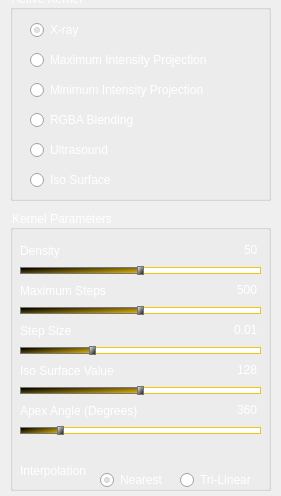
    <widget class="QWidget" name="kernelPage">
     <property name="geometry">
      <rect>
       <x>0</x>
       <y>0</y>
       <width>281</width>
       <height>496</height>
      </rect>
     </property>
     <attribute name="label">
      <string>Kernel</string>
     </attribute>
     <widget class="QGroupBox" name="kernelParametersGroupBox">
      <property name="geometry">
       <rect>
        <x>10</x>
        <y>210</y>
        <width>261</width>
        <height>281</height>
       </rect>
      </property>
      <property name="styleSheet">
       <string notr="true">color: rgb(255, 255, 255);
font: 100 italic 15pt &quot;Gill Sans&quot;;</string>
      </property>
      <property name="title">
       <string>Kernel Parameters</string>
      </property>
      <property name="alignment">
       <set>Qt::AlignLeading|Qt::AlignLeft|Qt::AlignVCenter</set>
      </property>
      <property name="flat">
       <bool>false</bool>
      </property>
      <property name="checkable">
       <bool>false</bool>
      </property>
      <widget class="QLabel" name="maximumSteps">
       <property name="geometry">
        <rect>
         <x>10</x>
         <y>70</y>
         <width>101</width>
         <height>21</height>
        </rect>
       </property>
       <property name="styleSheet">
        <string notr="true">color: rgb(255, 255, 255);
font: 100 italic 15pt &quot;Gill Sans&quot;;
background-color: none;</string>
       </property>
       <property name="text">
        <string>Maximum Steps</string>
       </property>
       <property name="alignment">
        <set>Qt::AlignLeading|Qt::AlignLeft|Qt::AlignVCenter</set>
       </property>
      </widget>
      <widget class="QSlider" name="densitySlider">
       <property name="geometry">
        <rect>
         <x>10</x>
         <y>50</y>
         <width>241</width>
         <height>20</height>
        </rect>
       </property>
       <property name="styleSheet">
        <string notr="true">QSlider::groove:horizontal 
{
border: 1px solid #f1c40f;
background: none;
height: 5px;
border-radius: 5px;
}

QSlider::sub-page:horizontal 
{
background: qlineargradient(x1: 0, y1: 0,    x2: 0, y2: 1, stop: 0 #000, stop: 1 #f1c40f);
background: qlineargradient(x1: 0, y1: 0.2, x2: 1, y2: 1, stop: 0 #000, stop: 1 #f1c40f);
border: 1px solid #777;
height: 20px;
border-radius: 4px;
}

QSlider::add-page:horizontal 
{
background: #fff;
border: 1px solid #f1c40f;
height: 12px;
border-radius: 4px;
}

QSlider::handle:horizontal 
{
background: qlineargradient(x1:0, y1:0, x2:1, y2:1, stop:0 #fff, stop:1 #000);
border: 1px solid #777;
width: 5px;
margin-top: -2px;
margin-bottom: -2px;
border-radius: 4px;
}

QSlider::handle:horizontal:hover
{
background: qlineargradient(x1:0, y1:0, x2:1, y2:1, stop:0 #fff, stop:1 #000);
border: 1px solid #f1c40f;
border-radius: 4px;
}

QSlider::sub-page:horizontal:disabled 
{
background: #bbb;
border-color: #999;
}

QSlider::add-page:horizontal:disabled 
{
background: #eee;
border-color: #999;
}

QSlider::handle:horizontal:disabled 
{
background: #eee;
border: 1px solid #e74c3c;
border-radius: 4px;
}</string>
       </property>
       <property name="maximum">
        <number>100</number>
       </property>
       <property name="pageStep">
        <number>1</number>
       </property>
       <property name="value">
        <number>50</number>
       </property>
       <property name="sliderPosition">
        <number>50</number>
       </property>
       <property name="orientation">
        <enum>Qt::Horizontal</enum>
       </property>
       <property name="invertedAppearance">
        <bool>false</bool>
       </property>
       <property name="invertedControls">
        <bool>false</bool>
       </property>
       <property name="tickPosition">
        <enum>QSlider::TicksBothSides</enum>
       </property>
      </widget>
      <widget class="QSlider" name="stepSizeSlider">
       <property name="geometry">
        <rect>
         <x>10</x>
         <y>130</y>
         <width>241</width>
         <height>20</height>
        </rect>
       </property>
       <property name="styleSheet">
        <string notr="true">QSlider::groove:horizontal 
{
border: 1px solid #f1c40f;
background: none;
height: 5px;
border-radius: 5px;
}

QSlider::sub-page:horizontal 
{
background: qlineargradient(x1: 0, y1: 0,    x2: 0, y2: 1, stop: 0 #000, stop: 1 #f1c40f);
background: qlineargradient(x1: 0, y1: 0.2, x2: 1, y2: 1, stop: 0 #000, stop: 1 #f1c40f);
border: 1px solid #777;
height: 20px;
border-radius: 4px;
}

QSlider::add-page:horizontal 
{
background: #fff;
border: 1px solid #f1c40f;
height: 12px;
border-radius: 4px;
}

QSlider::handle:horizontal 
{
background: qlineargradient(x1:0, y1:0, x2:1, y2:1, stop:0 #fff, stop:1 #000);
border: 1px solid #777;
width: 5px;
margin-top: -2px;
margin-bottom: -2px;
border-radius: 4px;
}

QSlider::handle:horizontal:hover
{
background: qlineargradient(x1:0, y1:0, x2:1, y2:1, stop:0 #fff, stop:1 #000);
border: 1px solid #f1c40f;
border-radius: 4px;
}

QSlider::sub-page:horizontal:disabled 
{
background: #bbb;
border-color: #999;
}

QSlider::add-page:horizontal:disabled 
{
background: #eee;
border-color: #999;
}

QSlider::handle:horizontal:disabled 
{
background: #eee;
border: 1px solid #e74c3c;
border-radius: 4px;
}</string>
       </property>
       <property name="minimum">
        <number>1</number>
       </property>
       <property name="maximum">
        <number>100</number>
       </property>
       <property name="sliderPosition">
        <number>30</number>
       </property>
       <property name="orientation">
        <enum>Qt::Horizontal</enum>
       </property>
       <property name="invertedAppearance">
        <bool>false</bool>
       </property>
       <property name="invertedControls">
        <bool>false</bool>
       </property>
       <property name="tickPosition">
        <enum>QSlider::TicksBothSides</enum>
       </property>
      </widget>
      <widget class="QLabel" name="density">
       <property name="geometry">
        <rect>
         <x>10</x>
         <y>30</y>
         <width>51</width>
         <height>21</height>
        </rect>
       </property>
       <property name="styleSheet">
        <string notr="true">color: rgb(255, 255, 255);
font: 100 italic 15pt &quot;Gill Sans&quot;;
background-color: none;</string>
       </property>
       <property name="text">
        <string>Density</string>
       </property>
       <property name="alignment">
        <set>Qt::AlignLeading|Qt::AlignLeft|Qt::AlignVCenter</set>
       </property>
      </widget>
      <widget class="QLabel" name="stepSize">
       <property name="geometry">
        <rect>
         <x>10</x>
         <y>110</y>
         <width>71</width>
         <height>21</height>
        </rect>
       </property>
       <property name="styleSheet">
        <string notr="true">color: rgb(255, 255, 255);
font: 100 italic 15pt &quot;Gill Sans&quot;;
background-color: none;</string>
       </property>
       <property name="text">
        <string>Step Size</string>
       </property>
       <property name="alignment">
        <set>Qt::AlignLeading|Qt::AlignLeft|Qt::AlignVCenter</set>
       </property>
      </widget>
      <widget class="QSlider" name="maximumStepsSlider">
       <property name="geometry">
        <rect>
         <x>10</x>
         <y>90</y>
         <width>241</width>
         <height>20</height>
        </rect>
       </property>
       <property name="styleSheet">
        <string notr="true">QSlider::groove:horizontal 
{
border: 1px solid #f1c40f;
background: none;
height: 5px;
border-radius: 5px;
}

QSlider::sub-page:horizontal 
{
background: qlineargradient(x1: 0, y1: 0,    x2: 0, y2: 1, stop: 0 #000, stop: 1 #f1c40f);
background: qlineargradient(x1: 0, y1: 0.2, x2: 1, y2: 1, stop: 0 #000, stop: 1 #f1c40f);
border: 1px solid #777;
height: 20px;
border-radius: 4px;
}

QSlider::add-page:horizontal 
{
background: #fff;
border: 1px solid #f1c40f;
height: 12px;
border-radius: 4px;
}

QSlider::handle:horizontal 
{
background: qlineargradient(x1:0, y1:0, x2:1, y2:1, stop:0 #fff, stop:1 #000);
border: 1px solid #777;
width: 5px;
margin-top: -2px;
margin-bottom: -2px;
border-radius: 4px;
}

QSlider::handle:horizontal:hover
{
background: qlineargradient(x1:0, y1:0, x2:1, y2:1, stop:0 #fff, stop:1 #000);
border: 1px solid #f1c40f;
border-radius: 4px;
}

QSlider::sub-page:horizontal:disabled 
{
background: #bbb;
border-color: #999;
}

QSlider::add-page:horizontal:disabled 
{
background: #eee;
border-color: #999;
}

QSlider::handle:horizontal:disabled 
{
background: #eee;
border: 1px solid #e74c3c;
border-radius: 4px;
}</string>
       </property>
       <property name="minimum">
        <number>1</number>
       </property>
       <property name="maximum">
        <number>1000</number>
       </property>
       <property name="pageStep">
        <number>1</number>
       </property>
       <property name="value">
        <number>500</number>
       </property>
       <property name="sliderPosition">
        <number>500</number>
       </property>
       <property name="orientation">
        <enum>Qt::Horizontal</enum>
       </property>
       <property name="invertedAppearance">
        <bool>false</bool>
       </property>
       <property name="invertedControls">
        <bool>false</bool>
       </property>
       <property name="tickPosition">
        <enum>QSlider::TicksBothSides</enum>
       </property>
      </widget>
      <widget class="QLineEdit" name="maximumStepsText">
       <property name="geometry">
        <rect>
         <x>220</x>
         <y>70</y>
         <width>31</width>
         <height>20</height>
        </rect>
       </property>
       <property name="styleSheet">
        <string notr="true">color: rgb(255, 255, 255);
border: none;
font: 100 italic 15pt &quot;Gill Sans&quot;;
background-color: rgba(64, 64, 64, 0);</string>
       </property>
       <property name="text">
        <string>500</string>
       </property>
       <property name="alignment">
        <set>Qt::AlignRight|Qt::AlignTrailing|Qt::AlignVCenter</set>
       </property>
      </widget>
      <widget class="QLineEdit" name="stepSizeText">
       <property name="geometry">
        <rect>
         <x>220</x>
         <y>110</y>
         <width>31</width>
         <height>20</height>
        </rect>
       </property>
       <property name="styleSheet">
        <string notr="true">color: rgb(255, 255, 255);
border: none;
font: 100 italic 15pt &quot;Gill Sans&quot;;
background-color: rgba(64, 64, 64, 0);</string>
       </property>
       <property name="text">
        <string>0.01</string>
       </property>
       <property name="alignment">
        <set>Qt::AlignRight|Qt::AlignTrailing|Qt::AlignVCenter</set>
       </property>
      </widget>
      <widget class="QLineEdit" name="densityText">
       <property name="geometry">
        <rect>
         <x>220</x>
         <y>30</y>
         <width>31</width>
         <height>20</height>
        </rect>
       </property>
       <property name="styleSheet">
        <string notr="true">color: rgb(255, 255, 255);
border: none;
font: 100 italic 15pt &quot;Gill Sans&quot;;
background-color: rgba(64, 64, 64, 0);</string>
       </property>
       <property name="text">
        <string>50</string>
       </property>
       <property name="alignment">
        <set>Qt::AlignRight|Qt::AlignTrailing|Qt::AlignVCenter</set>
       </property>
      </widget>
      <widget class="QSlider" name="isoSurfaceValueSlider">
       <property name="geometry">
        <rect>
         <x>10</x>
         <y>170</y>
         <width>241</width>
         <height>20</height>
        </rect>
       </property>
       <property name="styleSheet">
        <string notr="true">QSlider::groove:horizontal 
{
border: 1px solid #f1c40f;
background: none;
height: 5px;
border-radius: 5px;
}

QSlider::sub-page:horizontal 
{
background: qlineargradient(x1: 0, y1: 0,    x2: 0, y2: 1, stop: 0 #000, stop: 1 #f1c40f);
background: qlineargradient(x1: 0, y1: 0.2, x2: 1, y2: 1, stop: 0 #000, stop: 1 #f1c40f);
border: 1px solid #777;
height: 20px;
border-radius: 4px;
}

QSlider::add-page:horizontal 
{
background: #fff;
border: 1px solid #f1c40f;
height: 12px;
border-radius: 4px;
}

QSlider::handle:horizontal 
{
background: qlineargradient(x1:0, y1:0, x2:1, y2:1, stop:0 #fff, stop:1 #000);
border: 1px solid #777;
width: 5px;
margin-top: -2px;
margin-bottom: -2px;
border-radius: 4px;
}

QSlider::handle:horizontal:hover
{
background: qlineargradient(x1:0, y1:0, x2:1, y2:1, stop:0 #fff, stop:1 #000);
border: 1px solid #f1c40f;
border-radius: 4px;
}

QSlider::sub-page:horizontal:disabled 
{
background: #bbb;
border-color: #999;
}

QSlider::add-page:horizontal:disabled 
{
background: #eee;
border-color: #999;
}

QSlider::handle:horizontal:disabled 
{
background: #eee;
border: 1px solid #e74c3c;
border-radius: 4px;
}</string>
       </property>
       <property name="maximum">
        <number>255</number>
       </property>
       <property name="pageStep">
        <number>1</number>
       </property>
       <property name="value">
        <number>128</number>
       </property>
       <property name="sliderPosition">
        <number>128</number>
       </property>
       <property name="orientation">
        <enum>Qt::Horizontal</enum>
       </property>
       <property name="invertedAppearance">
        <bool>false</bool>
       </property>
       <property name="invertedControls">
        <bool>false</bool>
       </property>
       <property name="tickPosition">
        <enum>QSlider::TicksBothSides</enum>
       </property>
      </widget>
      <widget class="QLabel" name="isoSurfaceValue">
       <property name="geometry">
        <rect>
         <x>10</x>
         <y>150</y>
         <width>101</width>
         <height>21</height>
        </rect>
       </property>
       <property name="styleSheet">
        <string notr="true">color: rgb(255, 255, 255);
font: 100 italic 15pt &quot;Gill Sans&quot;;
background-color: none;</string>
       </property>
       <property name="text">
        <string>Iso Surface Value</string>
       </property>
       <property name="alignment">
        <set>Qt::AlignLeading|Qt::AlignLeft|Qt::AlignVCenter</set>
       </property>
      </widget>
      <widget class="QLineEdit" name="isoSurfaceValueText">
       <property name="geometry">
        <rect>
         <x>220</x>
         <y>150</y>
         <width>31</width>
         <height>20</height>
        </rect>
       </property>
       <property name="styleSheet">
        <string notr="true">color: rgb(255, 255, 255);
border: none;
font: 100 italic 15pt &quot;Gill Sans&quot;;
background-color: rgba(64, 64, 64, 0);</string>
       </property>
       <property name="text">
        <string>128</string>
       </property>
       <property name="alignment">
        <set>Qt::AlignRight|Qt::AlignTrailing|Qt::AlignVCenter</set>
       </property>
      </widget>
      <widget class="QLabel" name="apexAngle">
       <property name="geometry">
        <rect>
         <x>10</x>
         <y>190</y>
         <width>131</width>
         <height>21</height>
        </rect>
       </property>
       <property name="styleSheet">
        <string notr="true">color: rgb(255, 255, 255);
font: 100 italic 15pt &quot;Gill Sans&quot;;
background-color: none;</string>
       </property>
       <property name="text">
        <string>Apex Angle (Degrees)</string>
       </property>
       <property name="alignment">
        <set>Qt::AlignLeading|Qt::AlignLeft|Qt::AlignVCenter</set>
       </property>
      </widget>
      <widget class="QSlider" name="apexAngleSlider">
       <property name="geometry">
        <rect>
         <x>10</x>
         <y>210</y>
         <width>241</width>
         <height>20</height>
        </rect>
       </property>
       <property name="styleSheet">
        <string notr="true">QSlider::groove:horizontal 
{
border: 1px solid #f1c40f;
background: none;
height: 5px;
border-radius: 5px;
}

QSlider::sub-page:horizontal 
{
background: qlineargradient(x1: 0, y1: 0,    x2: 0, y2: 1, stop: 0 #000, stop: 1 #f1c40f);
background: qlineargradient(x1: 0, y1: 0.2, x2: 1, y2: 1, stop: 0 #000, stop: 1 #f1c40f);
border: 1px solid #777;
height: 20px;
border-radius: 4px;
}

QSlider::add-page:horizontal 
{
background: #fff;
border: 1px solid #f1c40f;
height: 12px;
border-radius: 4px;
}

QSlider::handle:horizontal 
{
background: qlineargradient(x1:0, y1:0, x2:1, y2:1, stop:0 #fff, stop:1 #000);
border: 1px solid #777;
width: 5px;
margin-top: -2px;
margin-bottom: -2px;
border-radius: 4px;
}

QSlider::handle:horizontal:hover
{
background: qlineargradient(x1:0, y1:0, x2:1, y2:1, stop:0 #fff, stop:1 #000);
border: 1px solid #f1c40f;
border-radius: 4px;
}

QSlider::sub-page:horizontal:disabled 
{
background: #bbb;
border-color: #999;
}

QSlider::add-page:horizontal:disabled 
{
background: #eee;
border-color: #999;
}

QSlider::handle:horizontal:disabled 
{
background: #eee;
border: 1px solid #e74c3c;
border-radius: 4px;
}</string>
       </property>
       <property name="minimum">
        <number>1</number>
       </property>
       <property name="maximum">
        <number>90</number>
       </property>
       <property name="pageStep">
        <number>1</number>
       </property>
       <property name="value">
        <number>15</number>
       </property>
       <property name="sliderPosition">
        <number>15</number>
       </property>
       <property name="orientation">
        <enum>Qt::Horizontal</enum>
       </property>
       <property name="invertedAppearance">
        <bool>false</bool>
       </property>
       <property name="invertedControls">
        <bool>false</bool>
       </property>
       <property name="tickPosition">
        <enum>QSlider::TicksBothSides</enum>
       </property>
      </widget>
      <widget class="QLineEdit" name="apexAngleText">
       <property name="geometry">
        <rect>
         <x>220</x>
         <y>190</y>
         <width>31</width>
         <height>20</height>
        </rect>
       </property>
       <property name="styleSheet">
        <string notr="true">color: rgb(255, 255, 255);
border: none;
font: 100 italic 15pt &quot;Gill Sans&quot;;
background-color: rgba(64, 64, 64, 0);</string>
       </property>
       <property name="text">
        <string>360</string>
       </property>
       <property name="alignment">
        <set>Qt::AlignRight|Qt::AlignTrailing|Qt::AlignVCenter</set>
       </property>
      </widget>
      <widget class="QRadioButton" name="activateTrilinear">
       <property name="geometry">
        <rect>
         <x>170</x>
         <y>260</y>
         <width>81</width>
         <height>20</height>
        </rect>
       </property>
       <property name="styleSheet">
        <string notr="true">color: rgb(255, 255, 255);
font: 100 italic 15pt &quot;Gill Sans&quot;;
background-color: none;</string>
       </property>
       <property name="text">
        <string>Tri-Linear</string>
       </property>
       <property name="checked">
        <bool>false</bool>
       </property>
      </widget>
      <widget class="QRadioButton" name="activateNearest">
       <property name="geometry">
        <rect>
         <x>90</x>
         <y>260</y>
         <width>71</width>
         <height>20</height>
        </rect>
       </property>
       <property name="styleSheet">
        <string notr="true">color: rgb(255, 255, 255);
font: 100 italic 15pt &quot;Gill Sans&quot;;
background-color: none;</string>
       </property>
       <property name="text">
        <string>Nearest</string>
       </property>
       <property name="checked">
        <bool>true</bool>
       </property>
      </widget>
      <widget class="QLabel" name="interpolation">
       <property name="geometry">
        <rect>
         <x>10</x>
         <y>250</y>
         <width>81</width>
         <height>21</height>
        </rect>
       </property>
       <property name="styleSheet">
        <string notr="true">color: rgb(255, 255, 255);
font: 100 italic 15pt &quot;Gill Sans&quot;;
background-color: none;</string>
       </property>
       <property name="text">
        <string>Interpolation</string>
       </property>
       <property name="alignment">
        <set>Qt::AlignLeading|Qt::AlignLeft|Qt::AlignVCenter</set>
       </property>
      </widget>
     </widget>
     <widget class="QGroupBox" name="activeKernelGroupBox">
      <property name="geometry">
       <rect>
        <x>10</x>
        <y>-10</y>
        <width>261</width>
        <height>211</height>
       </rect>
      </property>
      <property name="styleSheet">
       <string notr="true">color: rgb(255, 255, 255);
font: 100 italic 15pt &quot;Gill Sans&quot;;</string>
      </property>
      <property name="title">
       <string>Active Kernel</string>
      </property>
      <property name="alignment">
       <set>Qt::AlignLeading|Qt::AlignLeft|Qt::AlignVCenter</set>
      </property>
      <property name="flat">
       <bool>false</bool>
      </property>
      <property name="checkable">
       <bool>false</bool>
      </property>
      <widget class="QRadioButton" name="activateXrayKernel">
       <property name="geometry">
        <rect>
         <x>20</x>
         <y>30</y>
         <width>221</width>
         <height>20</height>
        </rect>
       </property>
       <property name="styleSheet">
        <string notr="true">color: rgb(255, 255, 255);
font: 100 italic 15pt &quot;Gill Sans&quot;;
background-color: none;</string>
       </property>
       <property name="text">
        <string>X-ray </string>
       </property>
       <property name="checked">
        <bool>true</bool>
       </property>
      </widget>
      <widget class="QRadioButton" name="activateMaximumIPKernel">
       <property name="geometry">
        <rect>
         <x>20</x>
         <y>60</y>
         <width>221</width>
         <height>20</height>
        </rect>
       </property>
       <property name="styleSheet">
        <string notr="true">color: rgb(255, 255, 255);
font: 100 italic 15pt &quot;Gill Sans&quot;;
background-color: none;</string>
       </property>
       <property name="text">
        <string>Maximum Intensity Projection</string>
       </property>
      </widget>
      <widget class="QRadioButton" name="activateMinimumIPKernel">
       <property name="geometry">
        <rect>
         <x>20</x>
         <y>90</y>
         <width>221</width>
         <height>20</height>
        </rect>
       </property>
       <property name="styleSheet">
        <string notr="true">color: rgb(255, 255, 255);
font: 100 italic 15pt &quot;Gill Sans&quot;;
background-color: none;</string>
       </property>
       <property name="text">
        <string>Minimum Intensity Projection</string>
       </property>
      </widget>
      <widget class="QRadioButton" name="activateRGBABlendingKernel">
       <property name="geometry">
        <rect>
         <x>20</x>
         <y>120</y>
         <width>221</width>
         <height>20</height>
        </rect>
       </property>
       <property name="styleSheet">
        <string notr="true">color: rgb(255, 255, 255);
font: 100 italic 15pt &quot;Gill Sans&quot;;
background-color: none;</string>
       </property>
       <property name="text">
        <string>RGBA Blending</string>
       </property>
      </widget>
      <widget class="QRadioButton" name="activateUltrasoundKernel">
       <property name="geometry">
        <rect>
         <x>20</x>
         <y>150</y>
         <width>221</width>
         <height>20</height>
        </rect>
       </property>
       <property name="styleSheet">
        <string notr="true">color: rgb(255, 255, 255);
font: 100 italic 15pt &quot;Gill Sans&quot;;
background-color: none;</string>
       </property>
       <property name="text">
        <string>Ultrasound</string>
       </property>
      </widget>
      <widget class="QRadioButton" name="activateIsoSurfaceKernel">
       <property name="geometry">
        <rect>
         <x>20</x>
         <y>180</y>
         <width>221</width>
         <height>20</height>
        </rect>
       </property>
       <property name="styleSheet">
        <string notr="true">color: rgb(255, 255, 255);
font: 100 italic 15pt &quot;Gill Sans&quot;;
background-color: none;</string>
       </property>
       <property name="text">
        <string>Iso Surface</string>
       </property>
      </widget>
     </widget>
    </widget>
